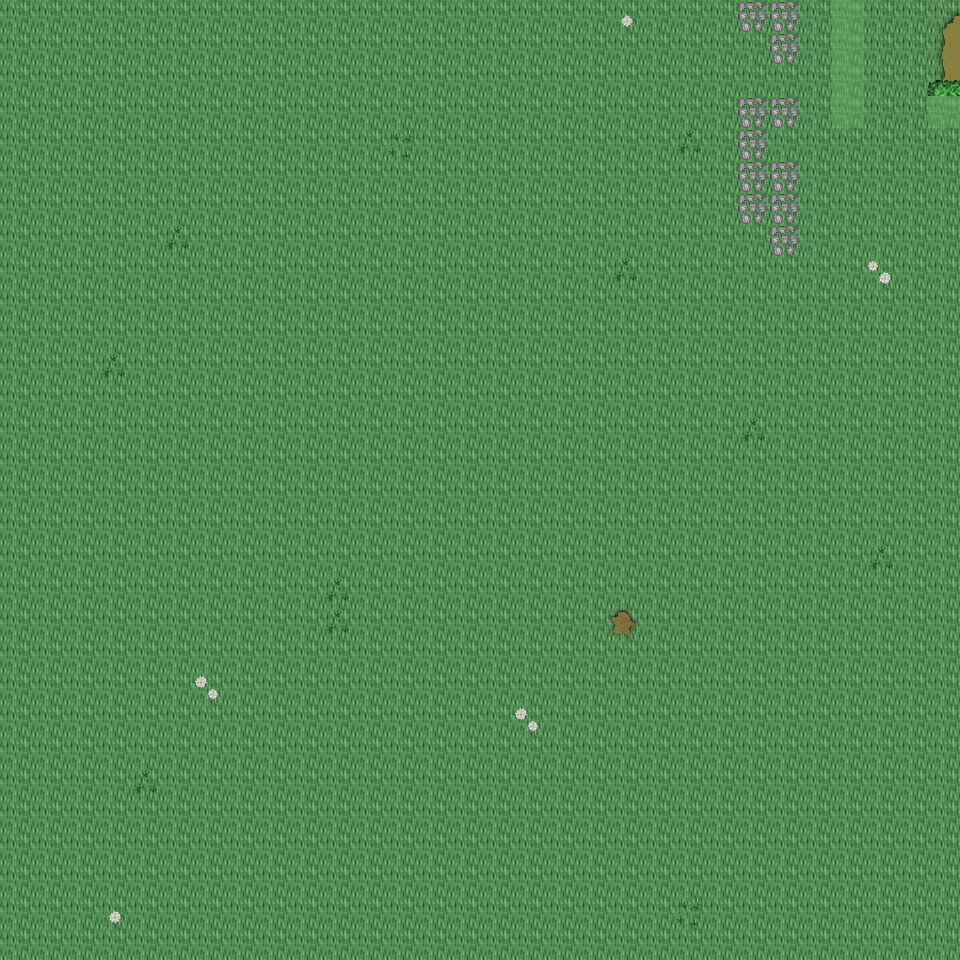

Tiled map render using the project's own tile images. Description and the map definition, with tile-layer contents summarised, below:
An orthogonal 30x30 tile map with 32x32 px tiles, 6 tile layers (Ground, Object, Object2, Above, ...), 26 tilesets and 5 objects (5x mapExit).

<map version="1.0" orientation="orthogonal" renderorder="right-down" width="30" height="30" tilewidth="32" tileheight="32" nextobjectid="6">
  <tileset firstgid="1" name="tileset_ground_ground" tilewidth="32" tileheight="32" tilecount="33" columns="3">
    <image source="../drawable/tileset_ground_ground.png" width="96" height="352" />
  </tileset>
  <tileset firstgid="34" name="tileset_building_castle" tilewidth="32" tileheight="32" tilecount="320" columns="20">
    <image source="../drawable/tileset_building_castle.png" width="640" height="512" />
  </tileset>
  <tileset firstgid="354" name="tileset_plant_flower_daisy_white" tilewidth="32" tileheight="32" tilecount="8" columns="2">
    <image source="../drawable/tileset_plant_flower_daisy_white.png" width="64" height="128" />
  </tileset>
  <tileset firstgid="362" name="tileset_ground_mud_patch" tilewidth="32" tileheight="32" tilecount="4" columns="4">
    <image source="../drawable/tileset_ground_mud_patch.png" width="128" height="32" />
  </tileset>
  <tileset firstgid="366" name="tileset_plant_grasses" tilewidth="32" tileheight="32" tilecount="6" columns="3">
    <image source="../drawable/tileset_plant_grasses.png" width="96" height="64" />
  </tileset>
  <tileset firstgid="372" name="tileset_ground_cobbled_paving" tilewidth="32" tileheight="32" tilecount="1" columns="1">
    <image source="../drawable/tileset_ground_cobbled_paving.png" width="32" height="32" />
  </tileset>
  <tileset firstgid="373" name="tileset_plant_bush_bushes" tilewidth="32" tileheight="32" tilecount="10" columns="5">
    <image source="../drawable/tileset_plant_bush_bushes.png" width="160" height="64" />
  </tileset>
  <tileset firstgid="383" name="tileset_ground_grass_edges" tilewidth="32" tileheight="32" tilecount="36" columns="12">
    <image source="../drawable/tileset_ground_grass_edges.png" width="384" height="96" />
  </tileset>
  <tileset firstgid="419" name="tileset_ground_grass_corners" tilewidth="32" tileheight="32" tilecount="24" columns="6">
    <image source="../drawable/tileset_ground_grass_corners.png" width="192" height="128" />
  </tileset>
  <tileset firstgid="443" name="tileset_plant_tree_tree_darkgreen" tilewidth="32" tileheight="32" tilecount="88" columns="8">
    <image source="../drawable/tileset_plant_tree_tree_darkgreen.png" width="256" height="352" />
  </tileset>
  <tileset firstgid="531" name="tileset_plant_flower_daisy_yellow" tilewidth="32" tileheight="32" tilecount="8" columns="2">
    <image source="../drawable/tileset_plant_flower_daisy_yellow.png" width="64" height="128" />
  </tileset>
  <tileset firstgid="539" name="tileset_plant_flower_daisy_red" tilewidth="32" tileheight="32" tilecount="8" columns="2">
    <image source="../drawable/tileset_plant_flower_daisy_red.png" width="64" height="128" />
  </tileset>
  <tileset firstgid="547" name="tileset_plant_flower_daisy_blue" tilewidth="32" tileheight="32" tilecount="8" columns="2">
    <image source="../drawable/tileset_plant_flower_daisy_blue.png" width="64" height="128" />
  </tileset>
  <tileset firstgid="555" name="tileset_building_fence_fence_chunky" tilewidth="32" tileheight="32" tilecount="21" columns="3">
    <image source="../drawable/tileset_building_fence_fence_chunky.png" width="96" height="224" />
  </tileset>
  <tileset firstgid="576" name="tileset_plant_bush_hedge" tilewidth="32" tileheight="32" tilecount="35" columns="5">
    <image source="../drawable/tileset_plant_bush_hedge.png" width="160" height="224" />
  </tileset>
  <tileset firstgid="611" name="tileset_plant_stump_stump_green" tilewidth="32" tileheight="32" tilecount="4" columns="2">
    <image source="../drawable/tileset_plant_stump_stump_green.png" width="64" height="64" />
  </tileset>
  <tileset firstgid="615" name="tileset_plant_stump_stump_brown" tilewidth="32" tileheight="32" tilecount="4" columns="2">
    <image source="../drawable/tileset_plant_stump_stump_brown.png" width="64" height="64" />
  </tileset>
  <tileset firstgid="619" name="tileset_logic_item_resources" tilewidth="32" tileheight="32" tilecount="6" columns="6">
    <image source="../drawable/tileset_logic_item_resources.png" width="192" height="32" />
  </tileset>
  <tileset firstgid="625" name="tileset_logic_portal" tilewidth="32" tileheight="32" tilecount="24" columns="8">
    <image source="../drawable/tileset_logic_portal.png" width="256" height="96" />
  </tileset>
  <tileset firstgid="649" name="tileset_logic_creature_mummy" tilewidth="32" tileheight="32" tilecount="2" columns="2">
    <image source="../drawable/tileset_logic_creature_mummy.png" width="64" height="32" />
  </tileset>
  <tileset firstgid="651" name="tileset_logic_creature_animal" tilewidth="32" tileheight="32" tilecount="32" columns="8">
    <image source="../drawable/tileset_logic_creature_animal.png" width="256" height="128" />
  </tileset>
  <tileset firstgid="683" name="tileset_logic_collision" tilewidth="32" tileheight="32" tilecount="1" columns="1">
    <image source="../drawable/tileset_logic_collision.png" width="32" height="32" />
  </tileset>
  <tileset firstgid="684" name="tileset_ground_grass_2" tilewidth="32" tileheight="32" tilecount="21" columns="3">
    <image source="../drawable/tileset_ground_grass_2.png" width="96" height="224" />
  </tileset>
  <tileset firstgid="705" name="tileset_logic_protection" tilewidth="32" tileheight="32" tilecount="2" columns="2">
    <image source="../drawable/tileset_logic_protection.png" width="64" height="32" />
  </tileset>
  <tileset firstgid="707" name="tileset_logic_creature_undead_skeleton" tilewidth="32" tileheight="32" tilecount="6" columns="6">
    <image source="../drawable/tileset_logic_creature_undead_skeleton.png" width="192" height="32" />
  </tileset>
  <tileset firstgid="713" name="tileset_logic_creature_troll" tilewidth="32" tileheight="32" tilecount="4" columns="4">
    <image source="../drawable/tileset_logic_creature_troll.png" width="128" height="32" />
  </tileset>
  <layer name="Ground" width="30" height="30">
    <data>[900 cells, 900 non-empty, 2 distinct tile ids]</data>
  </layer>
  <layer name="Object" width="30" height="30">
    <data>[900 cells, 31 non-empty, 10 distinct tile ids]</data>
  </layer>
  <layer name="Object2" width="30" height="30">
    <data>[900 cells, 5 non-empty, 3 distinct tile ids]</data>
  </layer>
  <layer name="Above" width="30" height="30">
    <data>[900 cells, 1 non-empty, 1 distinct tile ids]</data>
  </layer>
  <layer name="Above2" width="30" height="30">
    <data>[900 cells, 0 non-empty, 0 distinct tile ids]</data>
  </layer>
  <layer name="Walkable" width="30" height="30">
    <data>[900 cells, 5 non-empty, 1 distinct tile ids]</data>
  </layer>
  <objectgroup name="MapEvents">
    <object id="1" name="north" type="mapExit" x="0" y="0" width="832" height="32">
      <properties>
        <property name="map" value="level_0_x102_y78" />
        <property name="x" value="0" />
        <property name="y" value="28" />
      </properties>
    </object>
    <object id="2" name="north2" type="mapExit" x="864" y="0" width="96" height="32">
      <properties>
        <property name="map" value="level_0_x102_y78" />
        <property name="x" value="27" />
        <property name="y" value="28" />
      </properties>
    </object>
    <object id="3" name="south" type="mapExit" x="0" y="928" width="960" height="32">
      <properties>
        <property name="map" value="level_0_x102_y80" />
        <property name="x" value="0" />
        <property name="y" value="1" />
      </properties>
    </object>
    <object id="4" name="east" type="mapExit" x="928" y="0" width="32" height="96">
      <properties>
        <property name="map" value="level_0_x103_y79" />
        <property name="x" value="1" />
        <property name="y" value="0" />
      </properties>
    </object>
    </objectgroup>
</map>
<!-- 1 of 5 objects omitted -->
